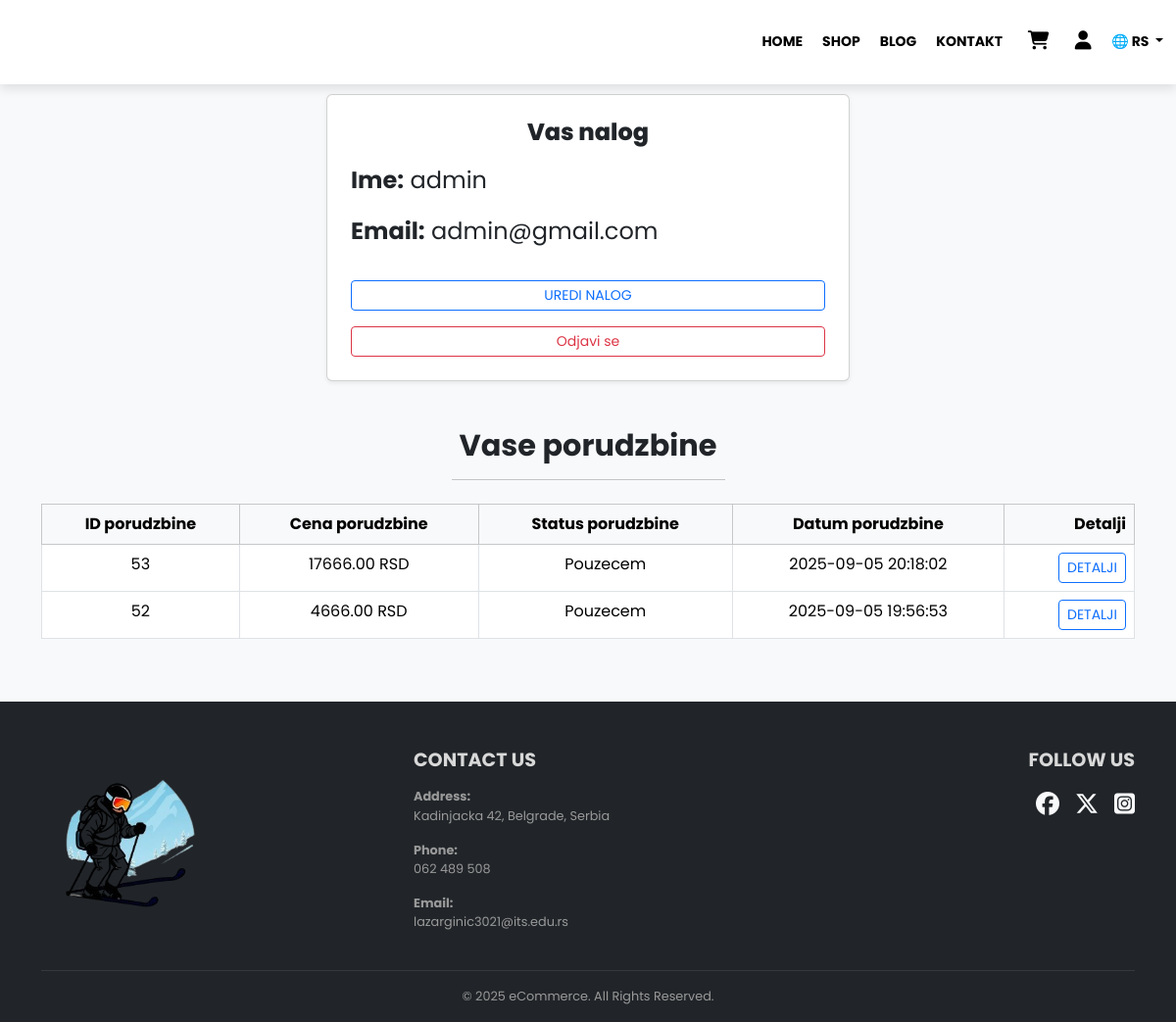
/account.php (signed in), run on the app's committed database.
### tables this page shows
CREATE TABLE `orders` (
  `order_id` int(11) NOT NULL,
  `order_cost` decimal(8,2) NOT NULL,
  `order_status` varchar(100) NOT NULL DEFAULT 'on_hold',
  `user_id` int(11) NOT NULL,
  `user_phone` int(11) NOT NULL,
  `user_city` varchar(255) NOT NULL,
  `user_address` varchar(255) NOT NULL,
  `order_date` datetime NOT NULL DEFAULT current_timestamp()
);

### php/account_logic.php (called while the page is built, shortened)
<?php
include('server/connection.php');
if (isset($_SESSION['logged_in'])) {
    $user_id = $_SESSION['user_id'];
    $stmt = $conn->prepare("SELECT * FROM orders WHERE user_id=? ORDER BY order_date DESC");
    $stmt->bind_param('i', $user_id);
    $stmt->execute();
    $proizvodi = $stmt->get_result();
}
?>

### account.php (the view, shortened to what this page needs)
<?php include('php/account_logic.php'); ?>
<!DOCTYPE html>
<html lang="en">
<head>
    <link rel="stylesheet" href="https://cdnjs.cloudflare.com/ajax/libs/font-awesome/6.7.1/css/all.min.css">
    <link rel="stylesheet" href="assets/css/bootstrap.min.css">
    <link rel="stylesheet" href="assets/css/style.css">
</head>
<body style="background-color: #f8f9fa;">
<?php include 'navbar.php'; ?>
<section class="pt-5 mt-5">
    <div class="container">
        <div class="row justify-content-center g-5">
            <div class="col-lg-6">
                <div class="card shadow-sm p-4">
                    <h3 class="text-center mb-3"><?= $Language["acnt"] ?? "Vaš nalog" ?></h3>
                    <p><strong><?= $Language["name"] ?? "Ime" ?>:</strong> <?= $_SESSION["user_name"] ?></p>
                    <p><strong>Email:</strong> <?= $_SESSION["user_email"] ?></p>
                    <button class="btn btn-outline-primary btn-sm mt-3" data-bs-toggle="modal" data-bs-target="#editAccountModal">
                        Uredi nalog
                    </button>
                    <a href="account.php?logout=1" class="btn btn-outline-danger btn-sm mt-3">Odjavi se</a>
                </div>
            </div>
        </div>
    </div>
</section>
<section class="container my-5">
    <div class="text-center mb-4">
        <h2 class="fw-bold"><?= $Language["yOrder"] ?? "Vaše narudžbine" ?></h2>
        <hr class="w-25 mx-auto">
    </div>
    <?php if ($proizvodi->num_rows > 0): ?>
        <div class="table-responsive">
            <table class="table table-bordered table-hover text-center bg-white">
                <thead class="table-light">
                    <tr>
                        <th><?= $Language["iOrder"] ?? "ID" ?></th>
                        <th><?= $Language["pOrder"] ?? "Cena" ?></th>
                        <th><?= $Language["sOrder"] ?? "Status" ?></th>
                        <th><?= $Language["dOrder"] ?? "Datum" ?></th>
                        <th><?= $Language["details"] ?? "Detalji" ?></th>
                    </tr>
                </thead>
                <tbody>
                    <?php while($row = $proizvodi->fetch_assoc()): ?>
                        <tr>
                            <td><?= $row['order_id'] ?></td>
                            <td><?= $row['order_cost'] ?> RSD</td>
                            <td><?= $row['order_status'] ?></td>
                            <td><?= $row['order_date'] ?></td>
                            <td>
                                <form method="POST" action="order_details.php">
                                    <button type="submit" name="detalji-btn" class="btn btn-outline-primary btn-sm">
                                        <?= $Language["details"] ?? "Detalji" ?>
                                    </button>
                                </form>
                            </td>
                        </tr>
                    <?php endwhile; ?>
                </tbody>
            </table>
        </div>
    <?php else: ?>
        <p class="text-center">Nemate nijednu narudžbinu.</p>
    <?php endif; ?>
</section>
</body>
</html>

### assets/css/style.css (style rules this page uses)
* { margin:0; padding:0; }
body { font-family:'Poppins',sans-serif; }
button { font-size: 0.9rem; font-weight: 850; outline: none; border: none; background-color: black; color:white; padding: 10px 30px; text-transform: uppercase; cursor: pointer; transition: 0.3s ease; }
p { font-size: 1.5rem; }
h2 { font-size:1.9rem; font-weight: 550; }
h3 { font-size:1.5rem; font-weight: 800; }
h5 { font-size:1rem; font-weight: 390; }
footer { background-color: #222222; }
footer h5 { color:#d8d8d8; font-weight: 700; font-size: 1.2rem; }
footer p { color:#999; font-size: 0.8rem; }
footer img { width: 80%; justify-content: left; align-items: left; }
td:last-child { text-align: right; }
th:last-child { text-align: right; }

### data on the page
orders: order_id "53", order_cost "17666.00", order_status "Pouzecem", order_date "2025-09-05 20:18:02"
orders: order_id "52", order_cost "4666.00", order_status "Pouzecem", order_date "2025-09-05 19:56:53"

### other printed values
$lang "RS"
$Language["acnt"] "Vas nalog"
$Language["name"] "Ime"
$_SESSION["user_name"] "admin"
$_SESSION["user_email"] "admin@gmail.com"
$Language["yOrder"] "Vase porudzbine"
$Language["iOrder"] "ID porudzbine"
$Language["pOrder"] "Cena porudzbine"
$Language["sOrder"] "Status porudzbine"
$Language["dOrder"] "Datum porudzbine"
$Language["details"] "Detalji"
